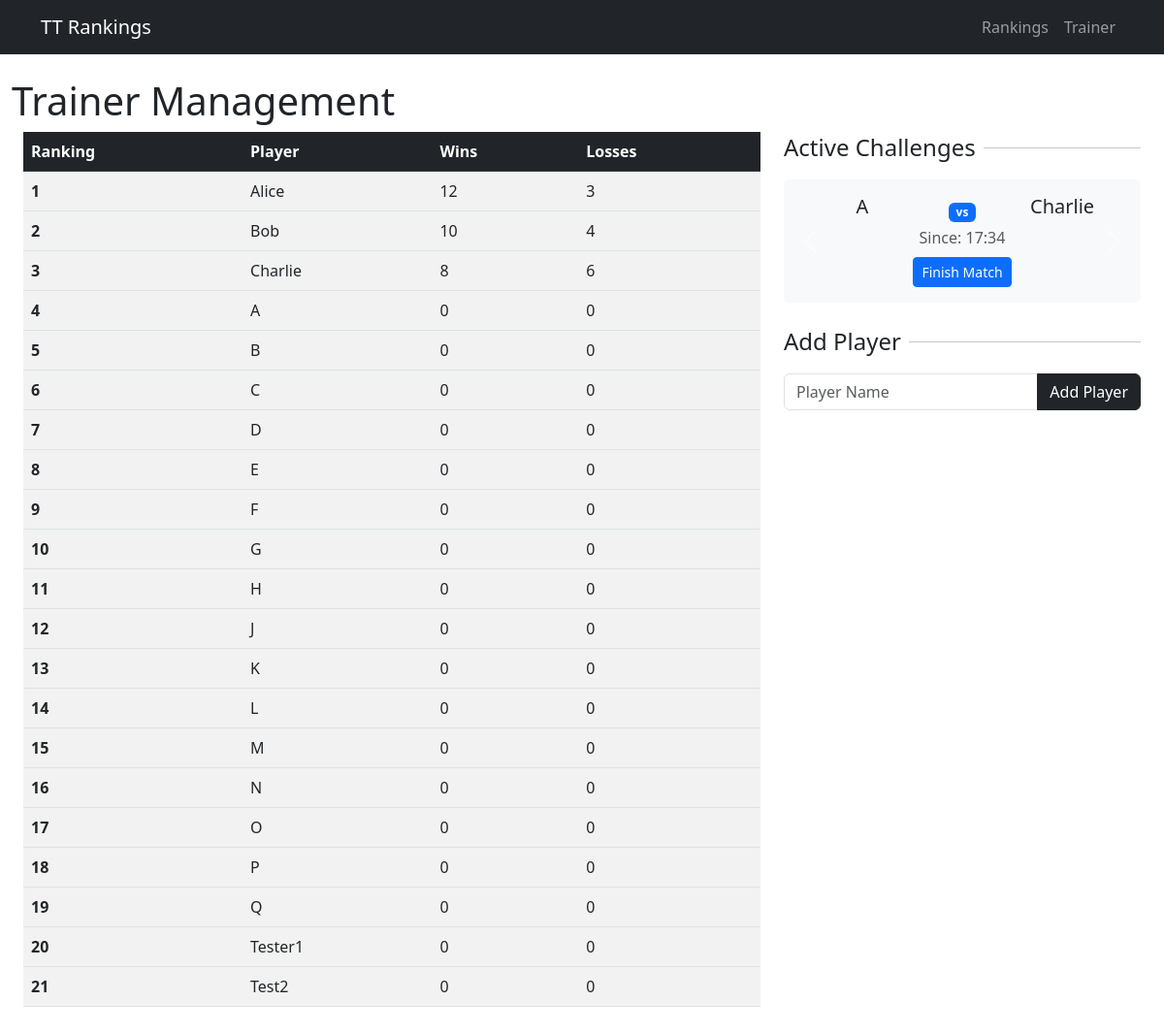
The page /trainer on the database as committed earlier.
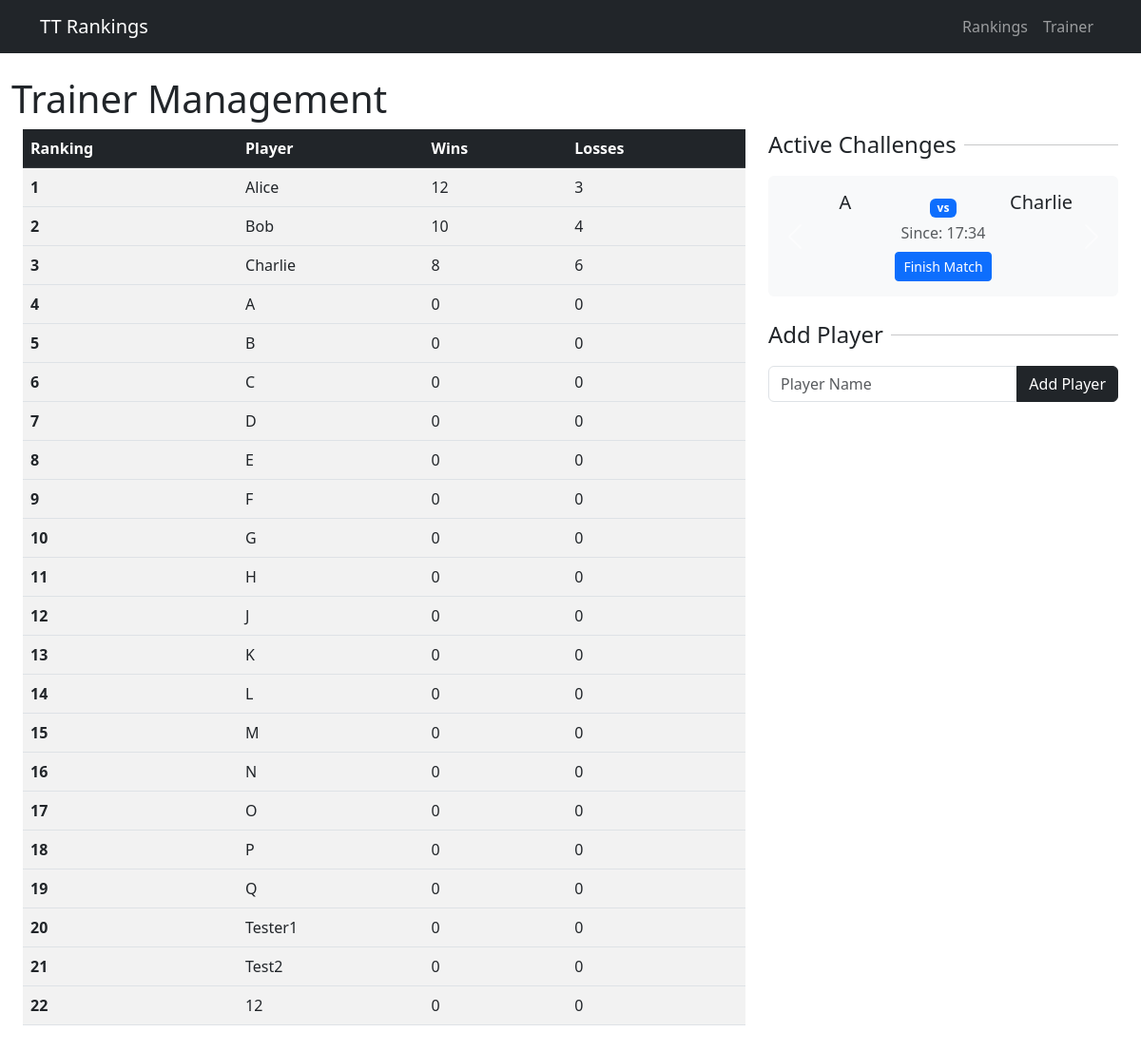
The same page on the database as committed later.
### app.py (models this page shows)
class Players(db.Model):
    id = db.Column(db.Integer, primary_key=True)
    ranking = db.Column(db.Integer, nullable=False)
    name = db.Column(db.String(100), nullable=False)
    wins = db.Column(db.Integer, nullable=False)
    losses = db.Column(db.Integer, nullable=False)
    setsWon = db.Column(db.Integer, nullable=False)
    setsLost = db.Column(db.Integer, nullable=False)

### app.py (the view)
@app.route('/trainer')
def trainer():
    players = Players.query.order_by(Players.ranking).all()  # Use capital P for the class
    activeMatches = OnGoingMatches.query.order_by(OnGoingMatches.timeStarted.asc()).all()  # Use capital O for the class
    return render_template('trainer.html', players=players, activeMatches=activeMatches)

### templates/trainer.html (shortened to what the changed rows need)
{% extends "base.html" %}
{% block content %}
<h1>Trainer Management</h1>
<div class="container-fluid">
    <div class="row">
        <div class="col-12 col-lg-8 mb-4">
            <div class="table-responsive" style="max-height: 70vh;">
                <table class="table table-striped table-hover" id="playerTable">
                    <thead class="table-dark sticky-top">
                        <tr>
                            <th>Ranking</th>
                            <th>Player</th>
                            <th>Wins</th>
                            <th>Losses</th>
                        </tr>
                    </thead>
                    <tbody>
                        {% for player in players %}
                        <tr class="player-row" data-player-id="{{ player.ranking }}" data-player-name="{{ player.name }}">
                            <td><strong>{{ player.ranking }}</strong></td>
                            <td>{{ player.name }}</td>
                            <td>{{ player.wins }}</td>
                            <td>{{ player.losses }}</td>
                        </tr>
                        {% endfor %}
                    </tbody>
                </table>
            </div>
        </div>
    </div>
</div>
{% endblock %}

Rows that differ between the two databases and show on the page:
added Players: ranking "22", name "12", wins "0", losses "0"
